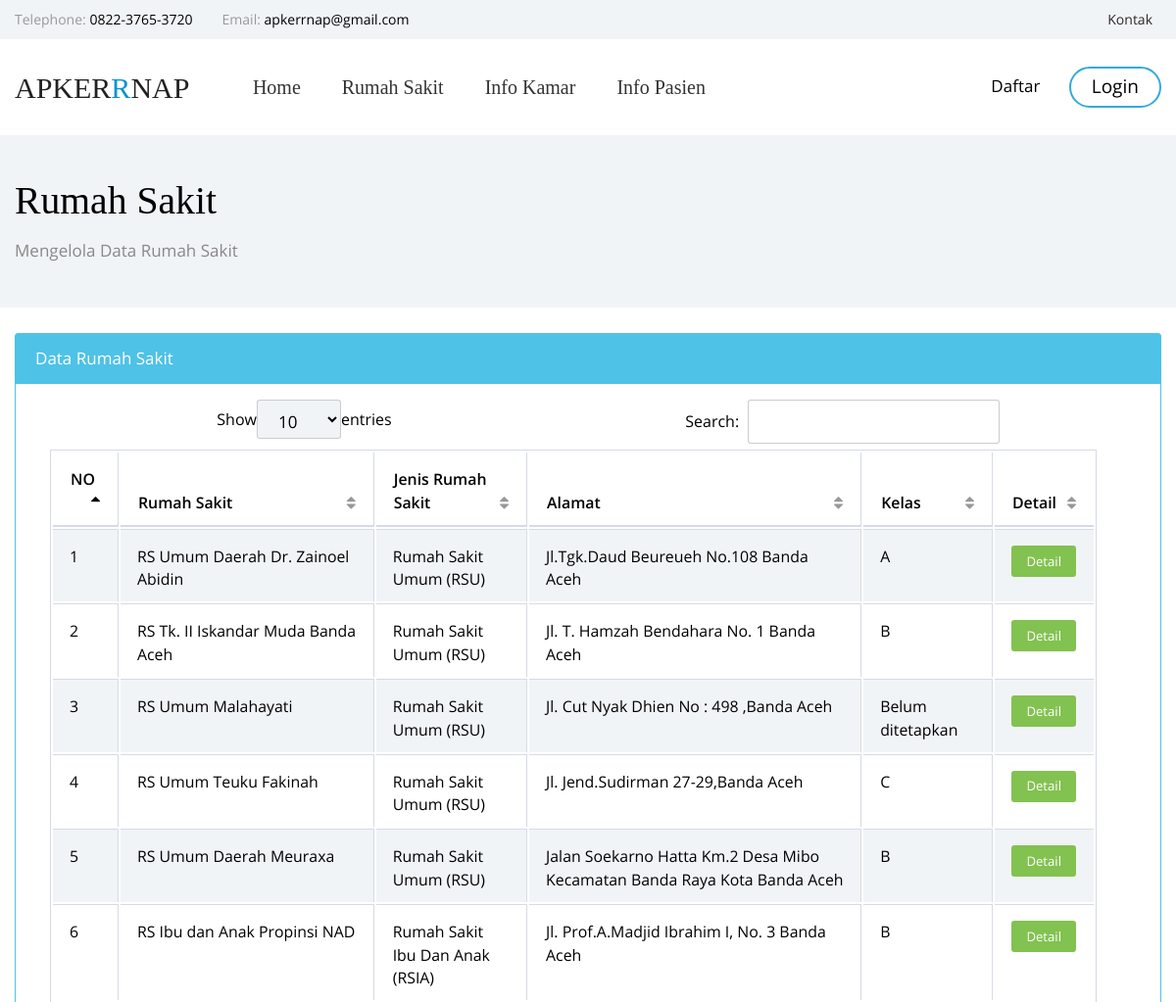
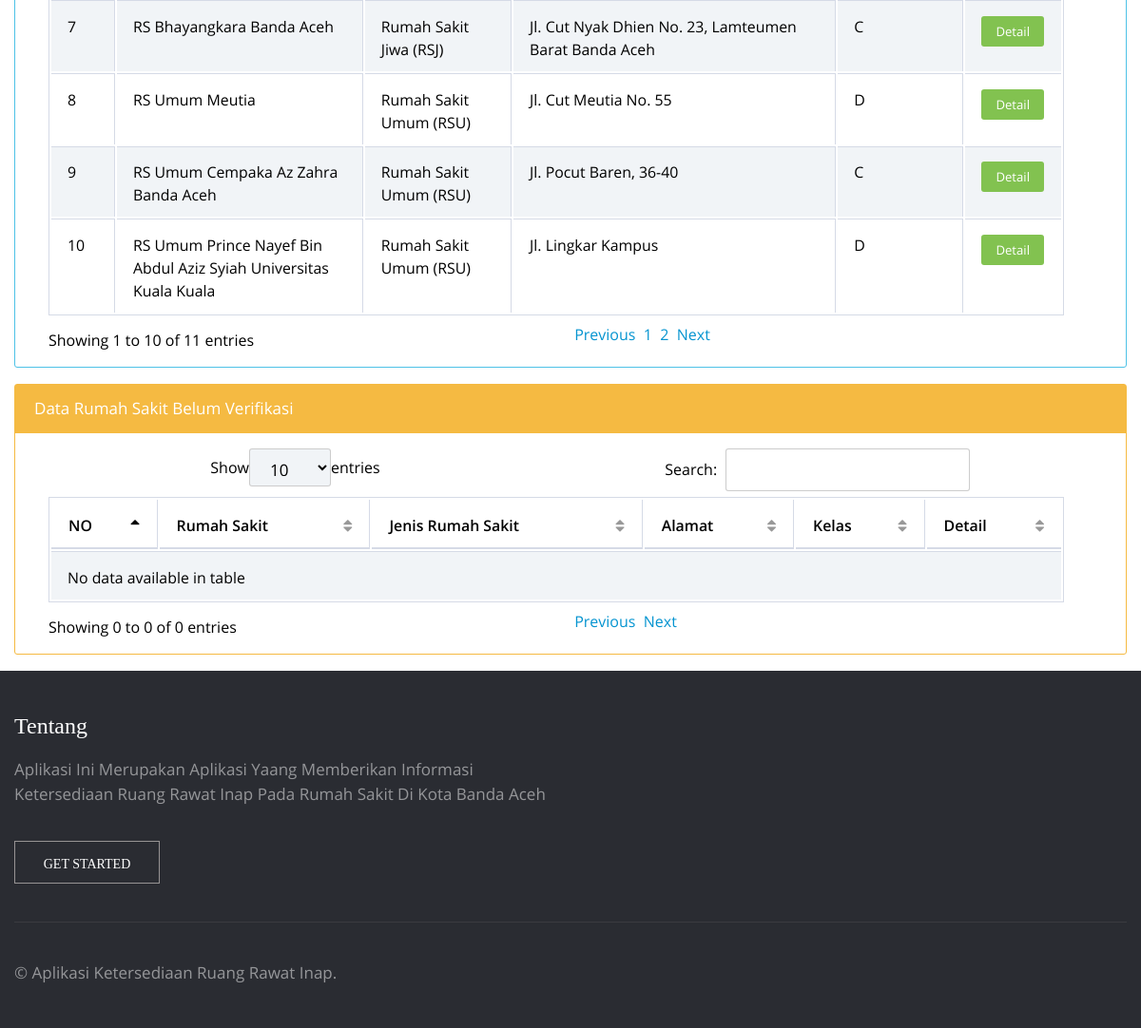
The app's page /index.php/cari_kamar/rumah_sakit_admin with its own data (2 pictures, top to bottom).
### tables this page shows
CREATE TABLE `rs` (
  `kode_rs` int(10) NOT NULL,
  `nama_rs` varchar(200) NOT NULL,
  `password` varchar(100) NOT NULL,
  `alamat` varchar(255) DEFAULT NULL,
  `email` varchar(50) NOT NULL,
  `no_hp` varchar(50) NOT NULL,
  `gambar` varchar(255) DEFAULT NULL,
  `tanggal_update` timestamp NOT NULL DEFAULT CURRENT_TIMESTAMP ON UPDATE CURRENT_TIMESTAMP,
  `id_pemilik` int(5) DEFAULT NULL,
  `id_kelas_rs` int(5) DEFAULT NULL,
  `id_jenis_rs` int(5) DEFAULT NULL,
  `verifikasi` int(2) DEFAULT NULL,
  `username_admin` varchar(50) DEFAULT NULL
);

CREATE TABLE `jenis_rs` (
  `id_jenis_rs` int(5) NOT NULL,
  `nama_jenis_rs` varchar(100) NOT NULL
);

CREATE TABLE `kelas_rs` (
  `id_kelas_rs` int(5) NOT NULL,
  `nama_kelas_rs` varchar(20) NOT NULL
);

### application/controllers/Cari_kamar.php (called while the page is built, shortened)
<?php
class cari_kamar extends CI_Controller {
   function __construct() {
			 $this->load->helper('url');
			 $this->load->library('session');
			 $this->load->database();
			 $this->load->model('M_Rs');
			 $this->load->model('M_Jenis_rs');
			 $this->load->model('M_Pemilik_rs');
			 $this->load->model('M_Kelas_rs');
			 $this->load->model('M_Kamar');
			 $this->load->model('M_Jenis_ruang');
			 $this->load->model('M_Kelas_kamar');
			 $this->load->model('M_Tempat_tidur');
       $this->load->library("pagination");
   }
  public function rumah_sakit_admin()
	{
    $data['lihat'] = $this->M_Rs->lihat();
    $data['verifikasi'] = $this->M_Rs->lihat_verifikasi();
		$this->load->view('admin/Rumah_sakit_admin',$data);
	}
}

### index.php (called while the page is built, shortened)
<?php
require_once BASEPATH.'core/CodeIgniter.php';

### application/models/M_Rs.php (called while the page is built, shortened)
<?php
class M_Rs extends CI_Model{
    function lihat()
    {
        $query=$this->db->query("SELECT * FROM `rs` LEFT JOIN pemilik_rs on pemilik_rs.id_pemilik=rs.id_pemilik left JOIN kelas_rs on kelas_rs.id_kelas_rs=rs.id_kelas_rs left JOIN jenis_rs on jenis_rs.id_jenis_rs=rs.id_jenis_rs WHERE rs.verifikasi='1'");
        return $query->result();
    }
}

### application/views/admin/Rumah_sakit_admin.php (the view, shortened to what this page needs)
<!DOCTYPE html>
<html lang="en">
<head>
    <link rel="stylesheet" type="text/css" href="<?php site_url(); ?>data_umum/vendors/bootstrap/css/bootstrap.min.css">
    <link rel="stylesheet" type="text/css" href="<?php site_url(); ?>data_umum/vendors/tether/css/tether.min.css">
    <link rel="stylesheet" type="text/css" href="<?php site_url(); ?>data_umum/vendors/animate-css/animate.css">
    <link rel="stylesheet" type="text/css" href="<?php site_url(); ?>data_umum/fonts/circular/styles.css">
    <link rel="stylesheet" type="text/css" href="<?php site_url(); ?>data_umum/fonts/open-sans/styles.css">
    <link rel="stylesheet" type="text/css" href="<?php site_url(); ?>data_umum/fonts/iconfont/styles.css">
    <link href="<?php site_url(); ?>data_umum/table/vendor/datatables-plugins/dataTables.bootstrap.css" rel="stylesheet">
    <link href="<?php site_url(); ?>data_umum/table/vendor/datatables-responsive/dataTables.responsive.css" rel="stylesheet">
    <link href="<?php site_url(); ?>data_umum/table/dist/css/sb-admin-2.css" rel="stylesheet">
    <link href="<?php site_url(); ?>data_umum/table/vendor/metisMenu/metisMenu.min.css" rel="stylesheet">
    <link href="<?php site_url(); ?>data_umum/table/vendor/font-awesome/css/font-awesome.min.css" rel="stylesheet" type="text/css">
<link rel="stylesheet" type="text/css" href="<?php site_url(); ?>data_umum/vendors/leaflet/leaflet.css">
      <?php echo $this->load->view('umum/share/warna', '', TRUE);?>
</head>
<body class="">
<?php echo $this->load->view('umum/share/menu', '', TRUE);?>
<div class="blog">
    <header class="blog__header">
        <div class="container">
            <h3 class="blog__heading">Rumah Sakit</h3>
            <p class="blog__heading-level-two">Mengelola Data Rumah Sakit</p>
        </div>
    </header>
</div>
<div class="container">
  <br>
  <div class="card card-outline-info mb-3">
        <div class="card-header bg-info">Data Rumah Sakit</div>
        <div class="card-block">
          <table width="100%" class="table table-striped table-bordered table-hover" id="dataTables-example">
              <thead>
                  <tr>
                      <th>NO</th>
                      <th>Rumah Sakit</th>
                      <th>Jenis Rumah Sakit</th>
                      <th>Alamat</th>
                      <th>Kelas</th>
                      <th>Detail</th>
                  </tr>
              </thead>
              <tbody>
                <?php
                   $i=0;
                   foreach($lihat as $Rs){
                   $i++;
                 ?>
                  <tr>
                      <td><?php echo $i?></td>
                      <td><?php echo $Rs->nama_rs ?></td>
                      <td><?php echo $Rs->nama_jenis_rs ?></td>
                      <td><?php echo $Rs->alamat ?></td>
                      <td><?php echo $Rs->nama_kelas_rs ?></td>
                      <td class="center"><a href="rumah_sakit/detail/<?php echo $Rs->kode_rs?>"><button type="button" class="btn btn-success btn-xs">Detail</button></td>
                  </tr>
                  <?php
                  }
                 ?>
              </tbody>
          </table>
        </div>
    </div>
    <div class="card card-outline-warning mb-3">
            <div class="card-header bg-warning">Data Rumah Sakit Belum Verifikasi</div>
            <div class="card-block">
              <table width="100%" class="table table-striped table-bordered table-hover" id="dataTables-example2">
                  <thead>
                      <tr>
                          <th>NO</th>
                          <th>Rumah Sakit</th>
                          <th>Jenis Rumah Sakit</th>
                          <th>Alamat</th>
                          <th>Kelas</th>
                          <th>Detail</th>
                      </tr>
                  </thead>
                  <tbody>
                  </tbody>
              </table>
            </div>
        </div>
</div>
  <?php echo $this->load->view('umum/share/footer', '', TRUE);?>
</body>
</html>

### records on screen
rs: nama_rs "RS Umum Daerah Dr. Zainoel Abidin", id_jenis_rs.nama_jenis_rs "Rumah Sakit Umum (RSU)", alamat "Jl.Tgk.Daud Beureueh No.108 Banda Aceh", id_kelas_rs.nama_kelas_rs "A"
rs: nama_rs "RS Tk. II Iskandar Muda Banda Aceh", id_jenis_rs.nama_jenis_rs "Rumah Sakit Umum (RSU)", alamat "Jl. T. Hamzah Bendahara No. 1 Banda Aceh", id_kelas_rs.nama_kelas_rs "B"
rs: nama_rs "RS Umum Malahayati", id_jenis_rs.nama_jenis_rs "Rumah Sakit Umum (RSU)", alamat "Jl. Cut Nyak Dhien No : 498 ,Banda Aceh", id_kelas_rs.nama_kelas_rs "Belum ditetapkan"
rs: nama_rs "RS Umum Teuku Fakinah", id_jenis_rs.nama_jenis_rs "Rumah Sakit Umum (RSU)", alamat "Jl. Jend.Sudirman 27-29,Banda Aceh", id_kelas_rs.nama_kelas_rs "C"
rs: nama_rs "RS Umum Daerah Meuraxa", id_jenis_rs.nama_jenis_rs "Rumah Sakit Umum (RSU)", alamat "Jalan Soekarno Hatta Km.2 Desa Mibo Kecamatan Banda Raya Kota Banda Aceh", id_kelas_rs.nama_kelas_rs "B"
rs: nama_rs "RS Ibu dan Anak Propinsi NAD", id_jenis_rs.nama_jenis_rs "Rumah Sakit Ibu Dan Anak (RSIA)", alamat "Jl. Prof.A.Madjid Ibrahim I, No. 3 Banda Aceh", id_kelas_rs.nama_kelas_rs "B"
rs: nama_rs "RS Bhayangkara Banda Aceh", id_jenis_rs.nama_jenis_rs "Rumah Sakit Jiwa (RSJ)", alamat "Jl. Cut Nyak Dhien No. 23, Lamteumen Barat Banda Aceh", id_kelas_rs.nama_kelas_rs "C"
rs: nama_rs "RS Umum Meutia", id_jenis_rs.nama_jenis_rs "Rumah Sakit Umum (RSU)", alamat "Jl. Cut Meutia No. 55", id_kelas_rs.nama_kelas_rs "D"
rs: nama_rs "RS Umum Cempaka Az Zahra Banda Aceh", id_jenis_rs.nama_jenis_rs "Rumah Sakit Umum (RSU)", alamat "Jl. Pocut Baren, 36-40", id_kelas_rs.nama_kelas_rs "C"
rs: nama_rs "RS Umum Prince Nayef Bin Abdul Aziz Syiah Universitas Kuala Kuala", id_jenis_rs.nama_jenis_rs "Rumah Sakit Umum (RSU)", alamat "Jl. Lingkar Kampus", id_kelas_rs.nama_kelas_rs "D"
